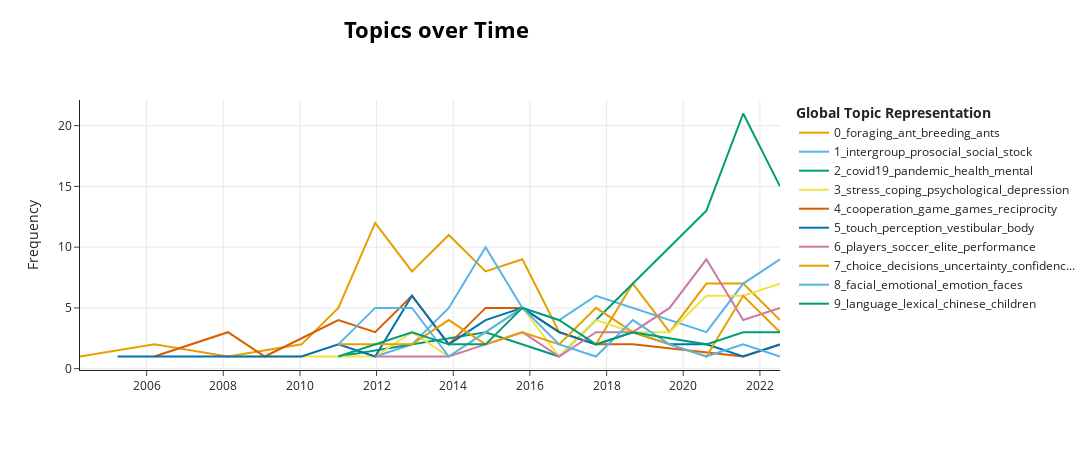

Notebook code cell kept with this figure:
### Code cell
topic_model.visualize_topics_over_time(topics_over_time, top_n_topics=10)

### Figure 1 — Plotly figure (JSON) as saved in the notebook; plotly's stock layout.template omitted (floating-point values rounded to 4 significant figures)
{"data": [{"hoverinfo": "text", "hovertext": ["<b>Topic 0</b><br>Words: emergence, peaceful, baboons, wild, culture", "<b>Topic 0</b><br>Words: move, restlessness, genomics, ready, remnants", "<b>Topic 0</b><br>Words: proper, brains, songbird, could, linking", "<b>Topic 0</b><br>Words: forest, cohesion, househunting, gathering, chimpanzees", "<b>Topic 0</b><br>Words: billardierii, wasp, aggregatedfish, cuticular, bouquet", "<b>Topic 0</b><br>Words: ant, foraging, conservation, fish, birds", "<b>Topic 0</b><br>Words: caretta, ecological, ants, bifurcations, avoiding", "<b>Topic 0</b><br>Words: female, lizard, rut, ibex, foraging", "<b>Topic 0</b><br>Words: animal, behaviour, foraging, vasotocin, wood", "<b>Topic 0</b><br>Words: calls, fish, based, ant, elephas", "<b>Topic 0</b><br>Words: dispersal, caenorhabditis, heat, resource, stereotypical", "<b>Topic 0</b><br>Words: fortress, foragers, parasite, choosy, discriminated", "<b>Topic 0</b><br>Words: grunt, mating, olive, dipteratephritidae, coquillet", "<b>Topic 0</b><br>Words: panda, harrisii, ailuropoda, tasmanian, scavenger", "<b>Topic 0</b><br>Words: foraging, environmental, tetrao, orangefronted, grouse", "<b>Topic 0</b><br>Words: foraging, fenced, antipredator, northeast, nonbreeding", "<b>Topic 0</b><br>Words: reduction, passer, eudyptes, convey, sparrows"], "marker": {"color": "#E69F00"}, "mode": "lines", "name": "0_foraging_ant_breeding_ants", "type": "scatter", "x": ["2004-04-05T23:39:50.400000+00:00", "2006-03-15T09:36:00+00:00", "2008-02-14T19:12:00+00:00", "2010-01-16T04:48:00+00:00", "2011-01-01T21:36:00+00:00", "2011-12-18T14:24:00+00:00", "2012-12-03T07:12:00+00:00", "2013-11-19T00:00:00+00:00", "2014-11-04T16:48:00+00:00", "2015-10-21T09:36:00+00:00", "2016-10-06T02:24:00+00:00", "2017-09-21T19:12:00+00:00", "2018-09-07T12:00:00+00:00", "2019-08-24T04:48:00+00:00", "2020-08-08T21:36:00+00:00", "2021-07-25T14:24:00+00:00", "2022-07-11T07:12:00+00:00"], "y": [1, 2, 1, 2, 5, 12, 8, 11, 8, 9, 3, 2, 7, 3, 7, 7, 4]}, {"hoverinfo": "text", "hovertext": ["<b>Topic 1</b><br>Words: biosocial, feminine, peacekeepers, warriors, masculine", "<b>Topic 1</b><br>Words: drive, affectivelybased, forager, cognitivelybased, affectivecognitive", "<b>Topic 1</b><br>Words: majority, stock, gender, parsimony, overtrading", "<b>Topic 1</b><br>Words: betrayal, aversion, identity, social, prosocial", "<b>Topic 1</b><br>Words: childrens, young, different, group, internalising", "<b>Topic 1</b><br>Words: war, peace, diversity, toward, attitudes", "<b>Topic 1</b><br>Words: trust, excluded, multipleround, bullshitsensitivity, varieties", "<b>Topic 1</b><br>Words: humanization, outgroup, ingroup, errorrelated, dualplayer", "<b>Topic 1</b><br>Words: rejection, presidential, benefit, election, activism", "<b>Topic 1</b><br>Words: contest, hedonistic, saboteurs, subsequent, revenge", "<b>Topic 1</b><br>Words: but, solitude, corporate, reputation, intergroup", "<b>Topic 1</b><br>Words: gender, intergroup, prosocial, stock, affect"], "marker": {"color": "#56B4E9"}, "mode": "lines", "name": "1_intergroup_prosocial_social_stock", "type": "scatter", "x": ["2011-12-18T14:24:00+00:00", "2012-12-03T07:12:00+00:00", "2013-11-19T00:00:00+00:00", "2014-11-04T16:48:00+00:00", "2015-10-21T09:36:00+00:00", "2016-10-06T02:24:00+00:00", "2017-09-21T19:12:00+00:00", "2018-09-07T12:00:00+00:00", "2019-08-24T04:48:00+00:00", "2020-08-08T21:36:00+00:00", "2021-07-25T14:24:00+00:00", "2022-07-11T07:12:00+00:00"], "y": [1, 2, 5, 10, 5, 4, 6, 5, 4, 3, 7, 9]}, {"hoverinfo": "text", "hovertext": ["<b>Topic 2</b><br>Words: rwanda, quasiexperimental, mass, survivors, violence", "<b>Topic 2</b><br>Words: posttraumatic, palestinians, infectedcan, immigrant, jews", "<b>Topic 2</b><br>Words: thai, injury, following, large, cohort", "<b>Topic 2</b><br>Words: covid19, pandemic, anxiety, psychological, health", "<b>Topic 2</b><br>Words: covid19, pandemic, health, healthcare, mental", "<b>Topic 2</b><br>Words: covid19, pandemic, mental, health, distress"], "marker": {"color": "#009E73"}, "mode": "lines", "name": "2_covid19_pandemic_health_mental", "type": "scatter", "x": ["2011-01-01T21:36:00+00:00", "2014-11-04T16:48:00+00:00", "2016-10-06T02:24:00+00:00", "2020-08-08T21:36:00+00:00", "2021-07-25T14:24:00+00:00", "2022-07-11T07:12:00+00:00"], "y": [1, 3, 1, 13, 21, 15]}, {"hoverinfo": "text", "hovertext": ["<b>Topic 3</b><br>Words: depressivelike, overcomes, enriched, juvenile, induced", "<b>Topic 3</b><br>Words: illnesses, middleaged, chronic, older, wellbeing", "<b>Topic 3</b><br>Words: realism, mediating, level, depressive, activity", "<b>Topic 3</b><br>Words: selfhelp, depression, email, intertemporal, determinants", "<b>Topic 3</b><br>Words: coping, item, bifactor, coexistence, styles", "<b>Topic 3</b><br>Words: coping, stress, 12045, breast, mass", "<b>Topic 3</b><br>Words: job, psychological, breach, paradoxical, internetdelivered", "<b>Topic 3</b><br>Words: icu, surrogate, preliminary, relevant, identification", "<b>Topic 3</b><br>Words: trier, stress, coping, longitudinal, test", "<b>Topic 3</b><br>Words: decore21, original, police, confirmatory, repeatedly", "<b>Topic 3</b><br>Words: petrochemical, volunteering, japan, industry, physicians", "<b>Topic 3</b><br>Words: stress, happy, helpif, laboratory, sad", "<b>Topic 3</b><br>Words: mindset, polish, stress, male, strategies", "<b>Topic 3</b><br>Words: cope, brief, united, older, depression"], "marker": {"color": "#F0E442"}, "mode": "lines", "name": "3_stress_coping_psychological_depression", "type": "scatter", "x": ["2008-02-14T19:12:00+00:00", "2011-01-01T21:36:00+00:00", "2011-12-18T14:24:00+00:00", "2012-12-03T07:12:00+00:00", "2013-11-19T00:00:00+00:00", "2014-11-04T16:48:00+00:00", "2015-10-21T09:36:00+00:00", "2016-10-06T02:24:00+00:00", "2017-09-21T19:12:00+00:00", "2018-09-07T12:00:00+00:00", "2019-08-24T04:48:00+00:00", "2020-08-08T21:36:00+00:00", "2021-07-25T14:24:00+00:00", "2022-07-11T07:12:00+00:00"], "y": [1, 1, 1, 3, 1, 3, 5, 1, 4, 3, 3, 6, 6, 7]}, {"hoverinfo": "text", "hovertext": ["<b>Topic 4</b><br>Words: sternjudging, successful, norm, reciprocity, cooperation", "<b>Topic 4</b><br>Words: recruit, egalitarian, subsets, alliance, theoryofmind", "<b>Topic 4</b><br>Words: accidental, trembling, guide, punishment, hand", "<b>Topic 4</b><br>Words: reciprocity, incomplete, conundrum, incipient, differentiation", "<b>Topic 4</b><br>Words: games, epr, unique, rationality, nplayer", "<b>Topic 4</b><br>Words: punishment, dilemmas, cooperation, game, coordination", "<b>Topic 4</b><br>Words: dilemmas, game, minimum, explorationexploitation, travelers", "<b>Topic 4</b><br>Words: evolution, cooperation, reciprocity, metaincentives, strong", "<b>Topic 4</b><br>Words: cooperation, games, experimental, reciprocity, inefficient", "<b>Topic 4</b><br>Words: fuzzy, behave, economics, economists, rulebased", "<b>Topic 4</b><br>Words: tdma, examples, illustrated, create, serious", "<b>Topic 4</b><br>Words: overconfident, help, spillovers, conveniently, naively", "<b>Topic 4</b><br>Words: conditional, riskseeking, goods, provide, selfish", "<b>Topic 4</b><br>Words: mutations, multigames, ethics, ecoevolutionary, cav"], "marker": {"color": "#D55E00"}, "mode": "lines", "name": "4_cooperation_game_games_reciprocity", "type": "scatter", "x": ["2006-03-15T09:36:00+00:00", "2008-02-14T19:12:00+00:00", "2009-01-30T12:00:00+00:00", "2011-01-01T21:36:00+00:00", "2011-12-18T14:24:00+00:00", "2012-12-03T07:12:00+00:00", "2013-11-19T00:00:00+00:00", "2014-11-04T16:48:00+00:00", "2015-10-21T09:36:00+00:00", "2016-10-06T02:24:00+00:00", "2017-09-21T19:12:00+00:00", "2018-09-07T12:00:00+00:00", "2021-07-25T14:24:00+00:00", "2022-07-11T07:12:00+00:00"], "y": [1, 3, 1, 4, 3, 6, 2, 5, 5, 3, 2, 2, 1, 2]}, {"hoverinfo": "text", "hovertext": ["<b>Topic 5</b><br>Words: selfgenerated, touch, perspective, neural, perception", "<b>Topic 5</b><br>Words: rabbit, cutaneous, tactile, replicates, spatiotemporal", "<b>Topic 5</b><br>Words: swapping, you, illusion, body, perceptual", "<b>Topic 5</b><br>Words: crossorientation, release, facilitates, shape, 3d", "<b>Topic 5</b><br>Words: reference, intrinsic, frames, multiple, space", "<b>Topic 5</b><br>Words: hand, rubber, anothers, drift, proprioceptive", "<b>Topic 5</b><br>Words: approachavoidance, posture, index, behavior, touch", "<b>Topic 5</b><br>Words: vestibular, touch, perception, face, human", "<b>Topic 5</b><br>Words: leaky, dexterity, flask, finger, acuity", "<b>Topic 5</b><br>Words: touch, vestibular, reciprocal, visuopostural, represented", "<b>Topic 5</b><br>Words: vertical, postural, subjective, vestibular, vection", "<b>Topic 5</b><br>Words: illusory, weak, aesthetics, curved, surfaces", "<b>Topic 5</b><br>Words: inclination, visuallyinduced, numerosity, independently, parallel", "<b>Topic 5</b><br>Words: ownership, body, executed, avatarsimon, observed", "<b>Topic 5</b><br>Words: cuedependent, upright, motionindepth, vr, orientation", "<b>Topic 5</b><br>Words: putting, quiet, visualviewing, stance, robot", "<b>Topic 5</b><br>Words: velocity, caress, vicarious, touch, location", "<b>Topic 5</b><br>Words: boundary, blurring, assessed, me, hold"], "marker": {"color": "#0072B2"}, "mode": "lines", "name": "5_touch_perception_vestibular_body", "type": "scatter", "x": ["2005-03-29T16:48:00+00:00", "2007-03-01T02:24:00+00:00", "2008-02-14T19:12:00+00:00", "2009-01-30T12:00:00+00:00", "2010-01-16T04:48:00+00:00", "2011-01-01T21:36:00+00:00", "2011-12-18T14:24:00+00:00", "2012-12-03T07:12:00+00:00", "2013-11-19T00:00:00+00:00", "2014-11-04T16:48:00+00:00", "2015-10-21T09:36:00+00:00", "2016-10-06T02:24:00+00:00", "2017-09-21T19:12:00+00:00", "2018-09-07T12:00:00+00:00", "2019-08-24T04:48:00+00:00", "2020-08-08T21:36:00+00:00", "2021-07-25T14:24:00+00:00", "2022-07-11T07:12:00+00:00"], "y": [1, 1, 1, 1, 1, 2, 1, 6, 2, 4, 5, 3, 2, 3, 2, 2, 1, 2]}, {"hoverinfo": "text", "hovertext": ["<b>Topic 6</b><br>Words: rotation, soccer, players, male, performance", "<b>Topic 6</b><br>Words: 2997, doping, triathletes, crosssectional, associations", "<b>Topic 6</b><br>Words: under15, tactical, soccer, players, decisionmaking", "<b>Topic 6</b><br>Words: educational, executing, kick, placement, players", "<b>Topic 6</b><br>Words: sprinting, breakpoint, accelerated, existence, u20", "<b>Topic 6</b><br>Words: anova, technical, sem, soccer, adolescence", "<b>Topic 6</b><br>Words: age, players, championships, sportinduced, workload", "<b>Topic 6</b><br>Words: sport, worldranked, swimmers, grades, doping", "<b>Topic 6</b><br>Words: soccer, recreational, defining, deceptive, position", "<b>Topic 6</b><br>Words: players, elite, performance, handball, sport", "<b>Topic 6</b><br>Words: players, training, soccer, adding, progression", "<b>Topic 6</b><br>Words: performance, handball, players, smallsided, tactics"], "marker": {"color": "#CC79A7"}, "mode": "lines", "name": "6_players_soccer_elite_performance", "type": "scatter", "x": ["2011-12-18T14:24:00+00:00", "2012-12-03T07:12:00+00:00", "2013-11-19T00:00:00+00:00", "2014-11-04T16:48:00+00:00", "2015-10-21T09:36:00+00:00", "2016-10-06T02:24:00+00:00", "2017-09-21T19:12:00+00:00", "2018-09-07T12:00:00+00:00", "2019-08-24T04:48:00+00:00", "2020-08-08T21:36:00+00:00", "2021-07-25T14:24:00+00:00", "2022-07-11T07:12:00+00:00"], "y": [1, 1, 1, 2, 3, 1, 3, 3, 5, 9, 4, 5]}, {"hoverinfo": "text", "hovertext": ["<b>Topic 7</b><br>Words: uncertainty, discrete, unstable, confidence, correlate", "<b>Topic 7</b><br>Words: reviewing, answers, something, split, theres", "<b>Topic 7</b><br>Words: correcting, elderly, instance, hardly, ways", "<b>Topic 7</b><br>Words: affordable, architecture, approaching, accounts, risktakers", "<b>Topic 7</b><br>Words: weighting, justice, inequality, merit, confidence", "<b>Topic 7</b><br>Words: deliberative, off, voters, modelbased, rational", "<b>Topic 7</b><br>Words: timevarying, violations, luminance, sunshine, in", "<b>Topic 7</b><br>Words: choice, intergenerational, instability, unifying, impose", "<b>Topic 7</b><br>Words: learn, mindsets, fortunes, acupuncture, scheme", "<b>Topic 7</b><br>Words: product, iot, multiintent, dialogue, conversations", "<b>Topic 7</b><br>Words: endogenous, origin, repeated, options, default", "<b>Topic 7</b><br>Words: claiming, decisions, costs, decisionmaking, choice", "<b>Topic 7</b><br>Words: win, its, price, fair, suggested"], "marker": {"color": "#E69F00"}, "mode": "lines", "name": "7_choice_decisions_uncertainty_confidenc...", "type": "scatter", "x": ["2011-01-01T21:36:00+00:00", "2011-12-18T14:24:00+00:00", "2012-12-03T07:12:00+00:00", "2013-11-19T00:00:00+00:00", "2014-11-04T16:48:00+00:00", "2015-10-21T09:36:00+00:00", "2016-10-06T02:24:00+00:00", "2017-09-21T19:12:00+00:00", "2018-09-07T12:00:00+00:00", "2019-08-24T04:48:00+00:00", "2020-08-08T21:36:00+00:00", "2021-07-25T14:24:00+00:00", "2022-07-11T07:12:00+00:00"], "y": [2, 2, 2, 4, 2, 3, 2, 5, 3, 2, 1, 6, 3]}, {"hoverinfo": "text", "hovertext": ["<b>Topic 8</b><br>Words: cortices, insular, posterior, alterations, disproportionate", "<b>Topic 8</b><br>Words: faces, emotional, processing, facial, expressions", "<b>Topic 8</b><br>Words: facial, emotional, emotions, processing, stroop", "<b>Topic 8</b><br>Words: crowd, quickly, found, angry, tracking", "<b>Topic 8</b><br>Words: facial, investigation, fibromyalgia, intrapersonal, blushing", "<b>Topic 8</b><br>Words: facial, emotional, mimicry, faces, nondemented", "<b>Topic 8</b><br>Words: disrupt, consolidation, intense, facebody, victory", "<b>Topic 8</b><br>Words: security, attachment, benefits, working, memory", "<b>Topic 8</b><br>Words: emotional, 3yearolds, suggestions, strengthen, dlpc", "<b>Topic 8</b><br>Words: emotion, interface, sensor, rgbd, masks", "<b>Topic 8</b><br>Words: gyrus, supramarginal, volume, maintenance, right", "<b>Topic 8</b><br>Words: surgical, mask, covariation, impair, arousal", "<b>Topic 8</b><br>Words: tdcs, adverse, exclusion, underlying, mechanism"], "marker": {"color": "#56B4E9"}, "mode": "lines", "name": "8_facial_emotional_emotion_faces", "type": "scatter", "x": ["2011-01-01T21:36:00+00:00", "2011-12-18T14:24:00+00:00", "2012-12-03T07:12:00+00:00", "2013-11-19T00:00:00+00:00", "2014-11-04T16:48:00+00:00", "2015-10-21T09:36:00+00:00", "2016-10-06T02:24:00+00:00", "2017-09-21T19:12:00+00:00", "2018-09-07T12:00:00+00:00", "2019-08-24T04:48:00+00:00", "2020-08-08T21:36:00+00:00", "2021-07-25T14:24:00+00:00", "2022-07-11T07:12:00+00:00"], "y": [2, 5, 5, 1, 3, 5, 2, 1, 4, 2, 1, 2, 1]}, {"hoverinfo": "text", "hovertext": ["<b>Topic 9</b><br>Words: relativity, euphemisms, swearing, linguistic, language", "<b>Topic 9</b><br>Words: sentence, boundaries, twoitem, familiaris, canis", "<b>Topic 9</b><br>Words: cas, receptive, composite, multimethod, eight", "<b>Topic 9</b><br>Words: translated, computer, text, readerships, translations", "<b>Topic 9</b><br>Words: meanings, modality, crosslingual, term, overnight", "<b>Topic 9</b><br>Words: lexical, english, language, madrid, crevice", "<b>Topic 9</b><br>Words: language, chinese, early, children, efl", "<b>Topic 9</b><br>Words: selfserving, crosslinguistic, core, learner, mechanics", "<b>Topic 9</b><br>Words: subjectonly, sentences, malandragem, firstperson, jeitinho", "<b>Topic 9</b><br>Words: semantic, supports, names, unseen, bilinguals", "<b>Topic 9</b><br>Words: debriefing, bilingual, communicate, second, flexibility", "<b>Topic 9</b><br>Words: lexical, nonspanishspeaking, grammatical, intelligibility, californians"], "marker": {"color": "#009E73"}, "mode": "lines", "name": "9_language_lexical_chinese_children", "type": "scatter", "x": ["2011-01-01T21:36:00+00:00", "2011-12-18T14:24:00+00:00", "2012-12-03T07:12:00+00:00", "2013-11-19T00:00:00+00:00", "2014-11-04T16:48:00+00:00", "2015-10-21T09:36:00+00:00", "2016-10-06T02:24:00+00:00", "2017-09-21T19:12:00+00:00", "2018-09-07T12:00:00+00:00", "2020-08-08T21:36:00+00:00", "2021-07-25T14:24:00+00:00", "2022-07-11T07:12:00+00:00"], "y": [1, 2, 3, 2, 2, 5, 4, 2, 3, 2, 3, 3]}], "layout": {"height": 450, "hoverlabel": {"bgcolor": "white", "font": {"family": "Rockwell", "size": 16}}, "legend": {"title": {"text": "<b>Global Topic Representation"}}, "title": {"font": {"color": "Black", "size": 22}, "text": "<b>Topics over Time</b>", "x": 0.4, "xanchor": "center", "y": 0.95, "yanchor": "top"}, "width": 1250, "xaxis": {"showgrid": true}, "yaxis": {"showgrid": true, "title": {"text": "Frequency"}}}}
